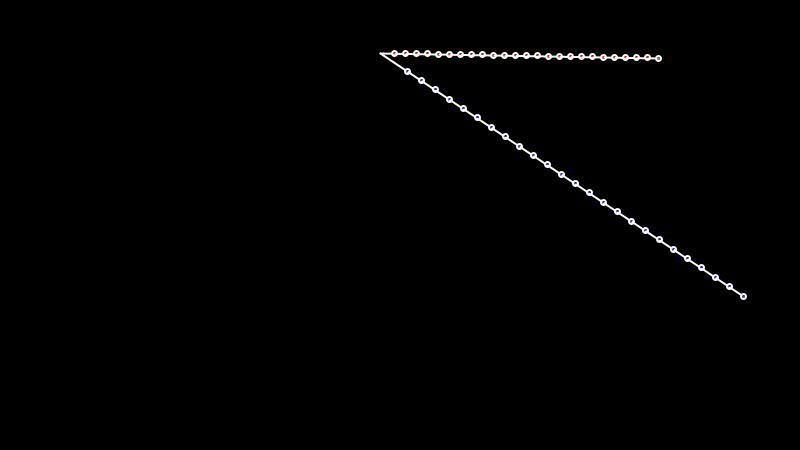
Frame 1 (no input)
Frame 60 (the mouse pressed at the canvas centre just before this capture): identical to frame 1, image omitted
Frame 120 (the mouse held since frame 60 and released just before this capture): identical to frame 1, image omitted

The Processing sketch that drew this single still picture (run headless with seeded random() and noise(); from frame 60 on, the mouse is pressed at the canvas centre):

// Processing sketch: parabola_sketch
// ── parabola_sketch.pde
/*

idea of connecting opposite points between two lines to form parabolas from here:
http://mathworld.wolfram.com/Parabola.html

*/

int numberOfLines = 25;

int[] lineApointsX = new int[numberOfLines];
int[] lineBpointsX = new int[numberOfLines];
int[] lineApointsY = new int[numberOfLines];
int[] lineBpointsY = new int[numberOfLines];

int xVal1;
int xVal2;
int xVal3;

int yVal1;
int yVal2;
int yVal3;

void setup() {
  size(800, 450);
  
  xVal1 = int(random(width/2,width));
  yVal1 = int(random(0,height/2));
  
  xVal2 = int(random(0,width/2));
  yVal2 = int(random(0,height/2));
  
  xVal3 = int(random(width/2,width));  
  yVal3 = int(random(height/2,height));    
  
  background(0);
  strokeWeight(2.0);
  strokeJoin(ROUND);
  strokeCap(ROUND);
  
  stroke(255);
  
  line(xVal1,yVal1,xVal2,yVal2);
  line(xVal2,yVal2,xVal3,yVal3);
  
  strokeWeight(5);
  
  int lengthLineAX = xVal1 - xVal2;
  int lengthLinex2X = xVal3 - xVal2;
  
  int deltaLineAX = int(lengthLineAX / numberOfLines);  
  int deltaLineBX = int(lengthLinex2X / numberOfLines);
  
  lineApointsX[0] = xVal1;
  lineBpointsX[0] = xVal3;
  
  lineApointsY[0] = yVal1;
  lineBpointsY[0] = yVal3;
  
  //stroke(255,0,0); 
  fill(255,0,0);  
  ellipse(lineApointsX[0],lineApointsY[0],2,2);
  //stroke(0,0,255);
  fill(0,0,255);   
  ellipse(lineBpointsX[0],lineBpointsY[0],2,2);
 
  float slopeLineA = (yVal1 - yVal2) / (1.0 * (xVal1 - xVal2));
  float slopeLineB = (yVal3 - yVal2) / (1.0 * (xVal3 - xVal2));
  
  // y = m * x + b
  
  float bLineA = yVal1 - slopeLineA * xVal1;
  float bLineB = yVal3 - slopeLineB * xVal3;
   
  for (int i=1; i<numberOfLines; i++)  {
    lineApointsX[i] = lineApointsX[i-1] - deltaLineAX;
    lineApointsY[i] = int(lineApointsX[i] * slopeLineA + bLineA);
    lineBpointsX[i] = lineBpointsX[i-1] - deltaLineBX;
    println(lineBpointsX[i]);
    lineBpointsY[i] = int(lineBpointsX[i] * slopeLineB + bLineB);    
    strokeWeight(5);
    //stroke(255,0,0);
    fill(255,0,0);
    ellipse(lineApointsX[i],lineApointsY[i],2,2);
    //stroke(0,0,255);
    fill(0,0,255);
    ellipse(lineBpointsX[i],lineBpointsY[i],2,2);
  }
  
  

}

void draw() {
  
}

//void setup() {
//  size(640, 360);
//  coswave = new float[width];
//  for (int i = 0; i < width; i++) {
//    float amount = map(i, 0, width, 0, PI);
//    coswave[i] = abs(cos(amount));
//  }
//  background(255);
//  noLoop();
//}

//void draw() {

//  int y1 = 0;
//  int y2 = height/3;
//  for (int i = 0; i < width; i++) {
//    stroke(coswave[i]*255);
//    line(i, y1, i, y2);
//  }

//  y1 = y2;
//  y2 = y1 + y1;
//  for (int i = 0; i < width; i++) {
//    stroke(coswave[i]*255 / 4);
//    line(i, y1, i, y2);
//  }
  
//  y1 = y2;
//  y2 = height;
//  for (int i = 0; i < width; i++) {
//    stroke(255 - coswave[i]*255);
//    line(i, y1, i, y2);
//  }
  
//}
